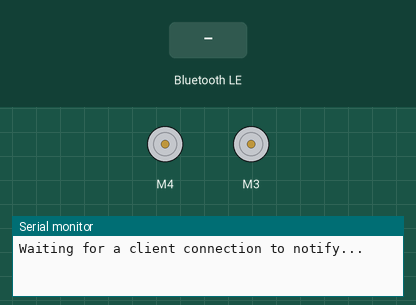
Bench run of a sketch on a simulated ESP32. On the bench: 2 × DC motor (green arrow = forward, orange = backward, longer = faster), the last lines printed to the serial monitor. The inputs (shaded band) are chosen by the test bench. Nothing arrives over Bluetooth unless stated; a phone connects over Bluetooth LE 3 s after start.

Above: at 1.2 s.
1.3 s: Bluetooth LE write "!B516" received
At 2.3 s:
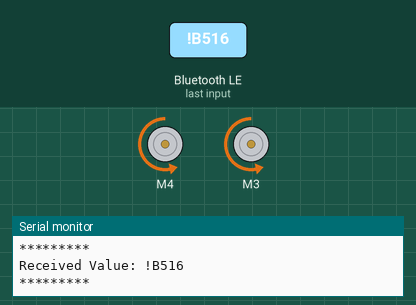
2.8 s: Bluetooth LE write "!B615" received
At 3.4 s:
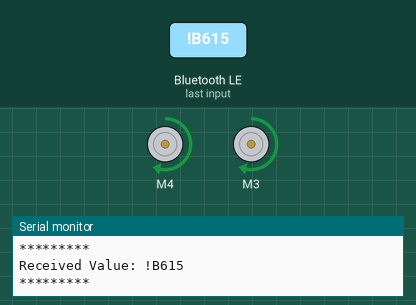
4.3 s: Bluetooth LE write "!B714" received
At 5.5 s:
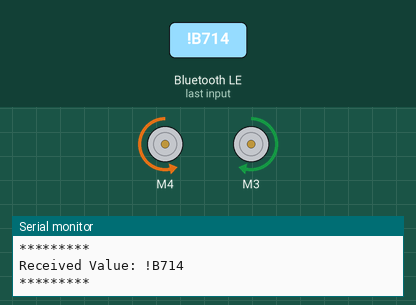
5.8 s: Bluetooth LE write "!B813" received
At 6.8 s:
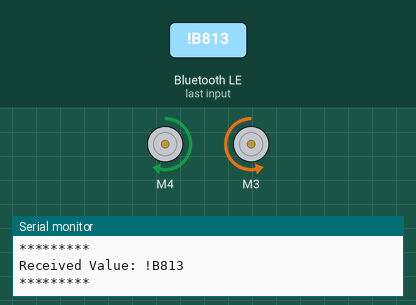
Timing chart, 0 to 8.3 s (numbered marks = the images above; inputs shaded):
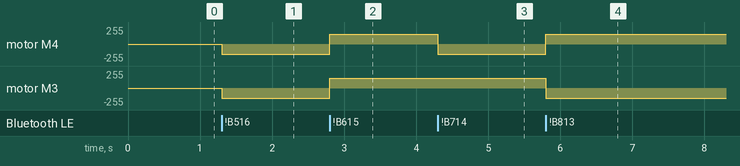

The sketch:

Lab_19.ino
```cpp
/*
    Video: https://www.youtube.com/watch?v=oCMOYS71NIU
    Based on Neil Kolban example for IDF: https://github.com/nkolban/esp32-snippets/blob/master/cpp_utils/tests/BLE%20Tests/SampleNotify.cpp
    Ported to Arduino ESP32 by Evandro Copercini

   Create a BLE server that, once we receive a connection, will send periodic notifications.
   The service advertises itself as: 6E400001-B5A3-F393-E0A9-E50E24DCCA9E
   Has a characteristic of: 6E400002-B5A3-F393-E0A9-E50E24DCCA9E - used for receiving data with "WRITE"
   Has a characteristic of: 6E400003-B5A3-F393-E0A9-E50E24DCCA9E - used to send data with "NOTIFY"

   The design of creating the BLE server is:
   1. Create a BLE Server
   2. Create a BLE Service
   3. Create a BLE Characteristic on the Service
   4. Create a BLE Descriptor on the characteristic
   5. Start the service.
   6. Start advertising.

   In this example, rxValue is the data received (only accessible inside that function).
   And txValue is the data to be sent, in this example just a byte incremented every second.
*/

#include <BLEDevice.h>
#include <BLEServer.h>
#include <BLEUtils.h>
#include <BLE2902.h>
#include <Wire.h>
#include <Adafruit_MotorShield.h>
#include "utility/Adafruit_MS_PWMServoDriver.h"

BLEServer *pServer = NULL;
BLECharacteristic *pTxCharacteristic;
bool deviceConnected = false;
bool oldDeviceConnected = false;
uint8_t txValue = 0;

// Create motor shield object
Adafruit_MotorShield AFMS = Adafruit_MotorShield();
Adafruit_DCMotor *rightMotor = AFMS.getMotor(4);  // Right motor
Adafruit_DCMotor *leftMotor = AFMS.getMotor(3);   // Left motor

// UUIDs for BLE service and characteristics
#define SERVICE_UUID "6E400001-B5A3-F393-E0A9-E50E24DCCA9E"
#define CHARACTERISTIC_UUID_RX "6E400002-B5A3-F393-E0A9-E50E24DCCA9E"
#define CHARACTERISTIC_UUID_TX "6E400003-B5A3-F393-E0A9-E50E24DCCA9E"

class MyServerCallbacks : public BLEServerCallbacks {
  void onConnect(BLEServer *pServer) {
    deviceConnected = true;
  };

  void onDisconnect(BLEServer *pServer) {
    deviceConnected = false;
  }
};
// Movement functions
void moveStraight() {
  rightMotor->run(BACKWARD);
  leftMotor->run(BACKWARD);
}

void moveBackwards() {
  rightMotor->run(FORWARD);
  leftMotor->run(FORWARD);
}

void steerLeft() {
  rightMotor->run(BACKWARD);
  leftMotor->run(FORWARD);
}

void steerRight() {
  rightMotor->run(FORWARD);
  leftMotor->run(BACKWARD);
}

void stop() {
  rightMotor->run(RELEASE);
  leftMotor->run(RELEASE);
}
class MyCallbacks : public BLECharacteristicCallbacks {
  void onWrite(BLECharacteristic *pCharacteristic) {
    String rxValue = pCharacteristic->getValue();

    if (rxValue.length() > 0) {
      Serial.println("*********");
      Serial.print("Received Value: ");
      for (int i = 0; i < rxValue.length(); i++) {
        Serial.print(rxValue[i]);
      }
      Serial.println();
      Serial.println("*********");

      if (rxValue == "!B516") {
        moveStraight();
      } else if (rxValue == "!B615") {
        moveBackwards();
      } else if (rxValue == "!B714") {
        steerLeft();
      } else if (rxValue == "!B813") {
        steerRight();
      } else {
        stop();
      }
    }
  }
};

void setup() {
  Serial.begin(115200);
  AFMS.begin();

  rightMotor->setSpeed(150);
  leftMotor->setSpeed(150);

  // Create the BLE Device
  BLEDevice::init("BLE Race Car");

  // Create the BLE Server
  pServer = BLEDevice::createServer();
  pServer->setCallbacks(new MyServerCallbacks());

  // Create the BLE Service
  BLEService *pService = pServer->createService(SERVICE_UUID);

  // Create BLE Characteristics
  pTxCharacteristic = pService->createCharacteristic(CHARACTERISTIC_UUID_TX, BLECharacteristic::PROPERTY_NOTIFY);
  pTxCharacteristic->addDescriptor(new BLE2902());

  BLECharacteristic *pRxCharacteristic = pService->createCharacteristic(CHARACTERISTIC_UUID_RX, BLECharacteristic::PROPERTY_WRITE);
  pRxCharacteristic->setCallbacks(new MyCallbacks());

  // Start the service
  pService->start();

  // Start advertising
  pServer->getAdvertising()->start();
  Serial.println("Waiting for a client connection to notify...");
}

void loop() {
  if (deviceConnected) {
    pTxCharacteristic->setValue(&txValue, 1);
    pTxCharacteristic->notify();
    txValue++;
    delay(10);  // Avoid congestion in the BLE stack
  }

  // Handling disconnection and reconnection
  if (!deviceConnected && oldDeviceConnected) {
    delay(500);  // Allow the BLE stack to reset
    pServer->startAdvertising();
    Serial.println("Start advertising");
    oldDeviceConnected = deviceConnected;
  }

  if (deviceConnected && !oldDeviceConnected) {
    oldDeviceConnected = deviceConnected;
  }
}
```

Measured:
- after the input at 1.3 s, motor M4, motor M3: stopped → backward 150/255 at once
- after the input at 2.8 s, motor M4, motor M3: backward 150/255 → forward 150/255 at once
- after the input at 4.3 s, motor M4: forward 150/255 → backward 150/255 at once
- after the input at 5.8 s, motor M4: backward 150/255 → forward 150/255 at once; motor M3: forward 150/255 → backward 150/255 at once
